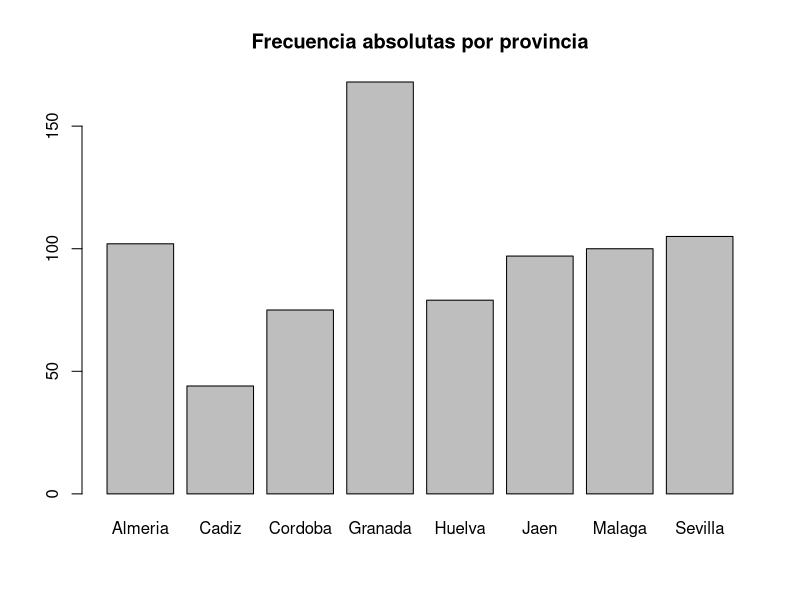
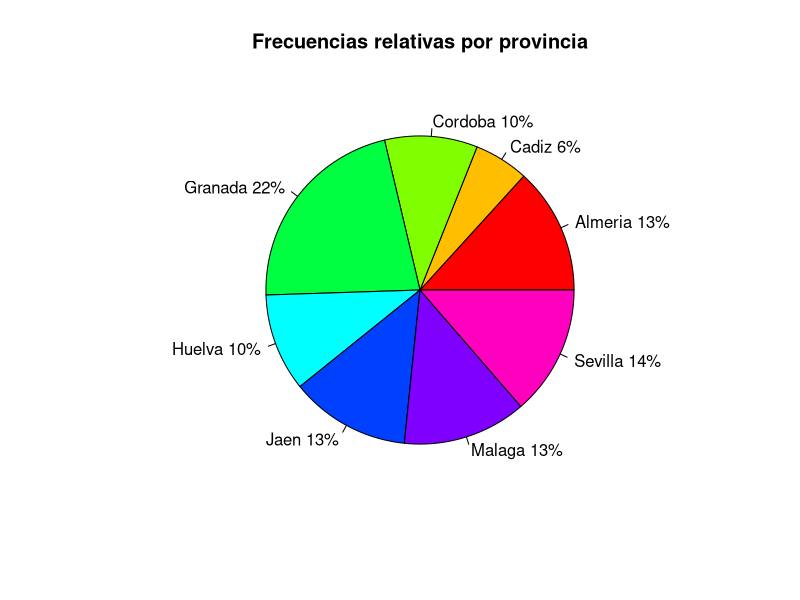

Source code (R) for these figures, in order:
#####################1. Cálculo de nuevas variables, recodificación y filtrado#####################

#Importamos el fichero de jaen
#Código INE del municipio.
#Nombre del municipio.
#Consumo de energía eléctrica en megavatios por hora.
#Consumo medio de agua en invierno, en metros cúbicos por día.
#Consumo medio de agua en verano, en metros cúbicos por día.
#Destino de los residuos sólidos urbanos: las posibilidades son vertedero controlado, vertedero incontrolado, compostaje.
#Cantidad de residuos sólidos urbanos, en toneladas.

#1. Importar el fichero JaenIndicadores.txt y denominar a la hoja de datos (data frame) Datos.Jaen
Datos.Jaen <- read.table('./Datos/JaenIndicadores-utf8.txt',sep="\t", header=TRUE, encoding  ="UTF-8")
#Limpiar datos faltantes
Datos.Jaen <- Datos.Jaen[!Datos.Jaen$poblacion == "..", ]
options(warn=-1)
#Cambiar comas por puntos para poder calcular más tarde
Datos.Jaen$residuoscant <- gsub("\\,", ".", Datos.Jaen$residuoscant)
#Cambiar a numerico o doble las variables para los calculos
Datos.Jaen$poblacion <- (as.numeric(as.character(Datos.Jaen$poblacion)))
Datos.Jaen$consumoelec <- (as.numeric(as.character(Datos.Jaen$consumoelec)))
Datos.Jaen$consumoaguainv <- (as.numeric(as.character(Datos.Jaen$consumoaguainv)))
Datos.Jaen$consumoaguaver <- (as.numeric(as.character(Datos.Jaen$consumoaguaver)))
Datos.Jaen$residuoscant <- (as.double(Datos.Jaen$residuoscant))

#2. Recodificar la variable Poblacion en una variable cualitativa tipo factor llamada Tamaño con tres categorías:
#  Si la población es inferior a 2000 habitantes, Tamaño será “Pequeño”.
#  Si la población está entre 2000 y 4500 habitantes, Tamaño será “Mediano”.
#  Si la población es superior a 4500 habitantes, Tamaño será “Grande”.


Datos.Jaen$poblacioncat[Datos.Jaen$poblacion<= 2000] <- "Pequeño"

Datos.Jaen$poblacioncat[Datos.Jaen$poblacion> 2000 & (as.numeric(as.character(Datos.Jaen$poblacion)))< 4500] <- "Mediano"

Datos.Jaen$poblacioncat[Datos.Jaen$poblacion>= 4500] <- "Grande"

Datos.Jaen$poblacioncat <- as.factor(Datos.Jaen$poblacioncat)

#Datos.Jaen$poblacion <- Datos.Jaen$poblacioncat 

#Datos.Jaen<-Datos.Jaen[1:8]

options(warn=0)
#3. Calcular los siguientes promedios que se especifican a continuación y añadirlos como nuevas variables al fichero Datos.Jaen obtenidas a partir de las variables existentes: 
#  Variable elec.hab que contendrá el consumo de energía eléctrica por habitante, obtenida como Consumo.de.energia.electrica/Poblacion
#  Variable agua.hab que contendrá el consumo medio de agua por habitante y día, obtenida como (Consumo.de.agua..Invierno + Consumo.de.agua..V erano)/Poblacion
#  Variable res.hab que contendrá los residuos sólidos urbanos por habitante, obtenida como Residuos.solidos.urbanos..Cantidad/Poblacion
Datos.Jaen$elec.hab <- Datos.Jaen$consumoelec/Datos.Jaen$poblacion
Datos.Jaen$agua.hab <- (Datos.Jaen$consumoaguainv+Datos.Jaen$consumoaguaver)/Datos.Jaen$poblacion
Datos.Jaen$res.hab <- Datos.Jaen$residuoscant/Datos.Jaen$poblacion

#4. Crear una nueva hoja de datos con todas las variables que contiene actualmente el data frame Datos.Jaen, pero referida 
#sólo a los municipios de tamaño mediano y denominarla Datos.Jaen.Medianos

Datos.Jaen.Medianos <- Datos.Jaen[Datos.Jaen$poblacioncat == 'Mediano',]

#5. Guardar la hoja de datos Datos.Jaen con las nuevas variables creadas en los apartados anteriores y la hoja que contiene 
#los datos de las poblaciones medianas (Datos.Jaen.Medianos) en un archivo de datos de R y llamadlo JaenIndicadores.RData

save(Datos.Jaen, Datos.Jaen.Medianos, file = "./Datos/JaenIndicadores.RData")


#####################2. Análisis Estadístico Descriptivo de Datos#####################

#1. Importar el fichero Andalucia.txt y denominar a la hoja de datos (data frame) Datos.Andalucia. Comprobar si en el archivo 
#.txt hay datos faltantes y cómo están codificados.

Datos.Andalucia <-  read.table('./Datos/Andalucia-utf8.txt',sep="\t", header=TRUE, encoding  ="UTF-8")
Datos.Andalucia[Datos.Andalucia$Renta.familiar.por.habitante.2003 == "..","Renta.familiar.por.habitante.2003"] <- NA

#2. A partir de la variable código INE, construir una variable tipo factor que distinga la provincia de pertenencia de cada municipio,
#denominarla “Provincia” y añadirla al data frame. 
#head(ine)
Datos.fProv = c("Almeria","Cadiz","Cordoba","Granada","Huelva","Jaen","Malaga","Sevilla")

Datos.Andalucia$IdINE <- substr(Datos.Andalucia$Codigo.INE,1,nchar(Datos.Andalucia$Codigo.INE)-3)

Datos.Andalucia$Provincia[Datos.Andalucia$IdINE == 4] <- Datos.fProv[1]
Datos.Andalucia$Provincia[Datos.Andalucia$IdINE == 11] <- Datos.fProv[2]
Datos.Andalucia$Provincia[Datos.Andalucia$IdINE == 14] <- Datos.fProv[3]
Datos.Andalucia$Provincia[Datos.Andalucia$IdINE == 18] <- Datos.fProv[4]
Datos.Andalucia$Provincia[Datos.Andalucia$IdINE == 21] <- Datos.fProv[5]
Datos.Andalucia$Provincia[Datos.Andalucia$IdINE == 23] <- Datos.fProv[6]
Datos.Andalucia$Provincia[Datos.Andalucia$IdINE == 29] <- Datos.fProv[7]
Datos.Andalucia$Provincia[Datos.Andalucia$IdINE == 41] <- Datos.fProv[8]

#Obtener la distribución de frecuencias absolutas y relativas, un diagrama de barras con las frecuencias absolutas y un 
#diagrama de sectores con las frecuencias relativas en porcentajes de esta variable tipo factor. 
#¿Qué provincia tiene más municipios? ¿Cuál tiene menos? ¿Qué porcentaje representa en cada caso?

Datos.Andalucia$Provincia <- as.factor(Datos.Andalucia$Provincia)
print('Frecuencia absoluta: ')
frec.abs <-table(Datos.Andalucia$Provincia)
frec.abs
print('Frecuencia relativa')
frec.rel <-table(Datos.Andalucia$Provincia)/sum(table(Datos.Andalucia$Provincia))*100
frec.rel

#Bar plot frecuencias absolutas
barplot(frec.abs, main="Frecuencia absolutas por provincia")

#Pie plot frecuencias relativas
slices <- frec.rel
lbls <- rownames(frec.rel)
pct <- round(slices/sum(slices)*100)
lbls <- paste(lbls, pct) # add percents to labels
lbls <- paste(lbls,"%",sep="") # ad % to labels
pie(slices,labels = lbls, col=rainbow(length(lbls)), main="Frecuencias relativas por provincia") 
